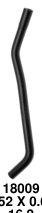
#> input picture images/hoses/18009.png, 42 x 213 px; its folder holds only this picture in this run
$ python extract_shape_signatures.py
#> lines starting #> are read from the running program, lines starting #| are printed output that depends on the picture; after the words box and inside, x2 and y2 are one past the last pixel; in counts of white or black regions, pixels touching at a corner belong together
"""Extract geometric shape signatures from hose silhouette PNGs.

Pipeline per image:
  1. Binarize (dark pixels = hose).
  2. Skeletonize to 1-pixel centerline.
  3. Walk the skeleton from one endpoint to the other (or both, for branched)
     into ordered polyline(s).
  4. Simplify with Ramer-Douglas-Peucker.
  5. Compute signature:
       - bendCount        — inflection points above a curvature threshold
       - bendAngles       — deg at each inflection (0 = straight, 90 = elbow)
       - arcLen           — sum of segment lengths (px, then normalised)
       - chordLen         — straight-line distance between the two endpoints
       - arcToChordRatio  — 1.0 = straight, >1 = curved, <0.95 suspicious
       - orientation      — deg of the end-to-end vector (0 = horizontal)
       - branchCount      — 0 for single polyline, 1+ when a T/Y/+ exists

Output: data/shape_signatures.json keyed by partNo (zero-padded filename
without extension). Signatures are pure numbers + lists; no booleans or
enums, so the JS matcher stays locale-neutral.

Usage:
    python scripts/extract_shape_signatures.py
    python scripts/extract_shape_signatures.py --limit 100     (quick test)
    python scripts/extract_shape_signatures.py --since 24000   (delta mode)
"""

from __future__ import annotations

import argparse
import json
import math
import time
from pathlib import Path

import numpy as np
from PIL import Image
from skimage.measure import label as cc_label
from skimage.morphology import skeletonize, binary_closing, disk

ROOT = Path(__file__).resolve().parent.parent
IMAGES_DIR = ROOT / "images" / "hoses"
OUT_PATH = ROOT / "data" / "shape_signatures.json"

# Curvature threshold — interior polyline deviation ABOVE this counts as a
# real bend. 25° means "noticeably off straight". Keeps the signal in
# bendAngles above thresholding noise without losing genuine elbows.
BEND_DEVIATION_THRESHOLD_DEG = 25.0

# RDP simplification epsilon in pixels. Tuned so a 79×122 catalog silhouette
# reduces to ~3–8 points without losing shape, after stroke smoothing.
RDP_EPSILON_PX = 2.2

# Pixel luminance below which a pixel counts as "hose ink". Silhouettes are
# strong black on white so this threshold is generous.
INK_THRESHOLD = 160

# Skeleton spurs shorter than this are pruned — they're almost always caused
# by irregular stroke edges in the low-resolution silhouette. Tuned empirically
# on a sample of ~20 silhouettes.
SPUR_MIN_PX = 4

# Morphological closing radius. A 1-pixel disk smooths out edge pixels that
# would otherwise create spurs when skeletonized. Bigger closings start
# rounding real bends, so 1 is the sweet spot.
CLOSE_RADIUS = 1


def load_binary(path: Path) -> np.ndarray:
    """Return H×W bool array where True = hose ink, restricted to the
    single largest connected component. Drops the part-number text that
    sits below each silhouette in the Gates catalog crops, plus any stray
    ink dots at the margins. The hose itself is always the largest blob.
    """
    img = Image.open(path).convert("L")
    arr = np.asarray(img, dtype=np.uint8)
    ink = arr < INK_THRESHOLD
    if ink.sum() == 0:
        return ink
    labels = cc_label(ink, connectivity=2)
    counts = np.bincount(labels.ravel())
    # Index 0 is background; pick the largest non-background component.
    if len(counts) <= 1:
        return ink
    largest = 1 + int(np.argmax(counts[1:]))
    blob = labels == largest
    # Close single-pixel gaps / spikes on the blob edge so skeletonize
    # produces a cleaner centerline.
    if CLOSE_RADIUS > 0:
        blob = binary_closing(blob, disk(CLOSE_RADIUS))
    return blob


def prune_spurs(adj: dict, min_len: int) -> dict:
    """Iteratively remove short skeleton spurs.

    A spur is a chain of ≤ `min_len` pixels ending in a degree-1 endpoint
    where the far end is a branch point (degree ≥ 3). Removing one spur
    can turn an adjacent branch point into a plain chain pixel, which may
    expose another spur, so we loop until stable.
    """
    adj = {k: list(v) for k, v in adj.items()}
    while True:
        spurs_to_remove = []
        for p, ns in adj.items():
            if len(ns) != 1:
                continue
            # Walk outward until we hit a branch point or run out of length.
            chain = [p]
            prev = p
            cur = ns[0]
            while True:
                nbrs = [n for n in adj[cur] if n != prev]
                if len(nbrs) == 0:
                    # Dead end — the whole chain IS the polyline; don't prune.
                    break
                if len(adj[cur]) >= 3:
                    # Hit a branch point. Prune only if chain is short.
                    if len(chain) <= min_len:
                        spurs_to_remove.append(chain)
                    break
                if len(chain) > min_len:
                    break
                chain.append(cur)
                prev, cur = cur, nbrs[0]
        if not spurs_to_remove:
            break
        for chain in spurs_to_remove:
            for px in chain:
                for n in list(adj.get(px, [])):
                    if n in adj:
                        try:
                            adj[n].remove(px)
                        except ValueError:
                            pass
                adj.pop(px, None)
    return adj


def skeleton_pixels(mask: np.ndarray) -> list[tuple[int, int]]:
    """Skeletonize and return an ordered list of (y, x) skeleton pixels."""
    if mask.sum() == 0:
        return []
    skel = skeletonize(mask)
    ys, xs = np.nonzero(skel)
    return list(zip(ys.tolist(), xs.tolist()))


def neighbour_map(pixels: list[tuple[int, int]]) -> dict:
    """For each skeleton pixel, list its 8-connected skeleton neighbours."""
    pset = set(pixels)
    adj = {p: [] for p in pixels}
    offsets = [(-1, -1), (-1, 0), (-1, 1),
               (0, -1),           (0, 1),
               (1, -1),  (1, 0),  (1, 1)]
    for (y, x) in pixels:
        for dy, dx in offsets:
            n = (y + dy, x + dx)
            if n in pset:
                adj[(y, x)].append(n)
    return adj


def find_endpoints(adj: dict) -> list[tuple[int, int]]:
    """Skeleton endpoints have exactly one neighbour."""
    return [p for p, ns in adj.items() if len(ns) == 1]


def find_branch_points(adj: dict) -> list[tuple[int, int]]:
    """Skeleton branch points have 3+ neighbours."""
    return [p for p, ns in adj.items() if len(ns) >= 3]


def longest_path(adj: dict, endpoints: list) -> list[tuple[int, int]]:
    """BFS from each endpoint, return the longest shortest-path chain.

    For a single-polyline skeleton this returns the full centerline ordered
    from one end to the other. For branched skeletons this returns the
    longest through-path, which is the dominant limb.
    """
    if not endpoints:
        return []

    def bfs(start):
        visited = {start: None}
        frontier = [start]
        far = start
        while frontier:
            nxt = []
            for p in frontier:
                for n in adj[p]:
                    if n not in visited:
                        visited[n] = p
                        nxt.append(n)
                        far = n
            frontier = nxt
        return far, visited

    far1, _ = bfs(endpoints[0])
    far2, parents = bfs(far1)
    path = []
    cur = far2
    while cur is not None:
        path.append(cur)
        cur = parents[cur]
    return path


def rdp(points: list[tuple[float, float]], eps: float) -> list[tuple[float, float]]:
    """Ramer-Douglas-Peucker simplification. Iterative to avoid recursion."""
    if len(points) < 3:
        return list(points)
    keep = [False] * len(points)
    keep[0] = keep[-1] = True
    stack = [(0, len(points) - 1)]
    while stack:
        i, j = stack.pop()
        if j - i < 2:
            continue
        ax, ay = points[i]
        bx, by = points[j]
        dx, dy = bx - ax, by - ay
        length = math.hypot(dx, dy) or 1.0
        nx, ny = -dy / length, dx / length
        max_d = 0.0
        max_k = -1
        for k in range(i + 1, j):
            px, py = points[k]
            d = abs(nx * (px - ax) + ny * (py - ay))
            if d > max_d:
                max_d = d
                max_k = k
        if max_d > eps and max_k >= 0:
            keep[max_k] = True
            stack.append((i, max_k))
            stack.append((max_k, j))
    return [points[k] for k in range(len(points)) if keep[k]]


def angle_at_vertex(prev: tuple[float, float], cur: tuple[float, float], nxt: tuple[float, float]) -> float:
    """Interior angle at `cur`, degrees. 180° = straight-through; 0° = back-track."""
    ax, ay = prev[0] - cur[0], prev[1] - cur[1]
    bx, by = nxt[0] - cur[0], nxt[1] - cur[1]
    la = math.hypot(ax, ay)
    lb = math.hypot(bx, by)
    if la == 0 or lb == 0:
        return 180.0
    cos = max(-1.0, min(1.0, (ax * bx + ay * by) / (la * lb)))
    return math.degrees(math.acos(cos))


def compute_signature(path: list[tuple[int, int]], branch_count: int) -> dict | None:
    if len(path) < 3:
        return None
    # Convert (y, x) → (x, y) so math reads naturally.
    pts = [(p[1], p[0]) for p in path]
    simplified = rdp(pts, RDP_EPSILON_PX)
    if len(simplified) < 2:
        return None

    # Segment lengths.
    seg_lens = [math.hypot(b[0] - a[0], b[1] - a[1])
                for a, b in zip(simplified, simplified[1:])]
    arc_len = sum(seg_lens)
    if arc_len <= 0:
        return None
    (sx, sy), (ex, ey) = simplified[0], simplified[-1]
    chord_len = math.hypot(ex - sx, ey - sy)
    arc_to_chord = arc_len / chord_len if chord_len > 0 else 0.0
    orientation = math.degrees(math.atan2(ey - sy, ex - sx))

    # Interior bends. "Deviation" = 180 - interior angle, so 0° = straight
    # through, 90° = right angle, 180° = full reversal.
    bends = []
    for i in range(1, len(simplified) - 1):
        a = angle_at_vertex(simplified[i - 1], simplified[i], simplified[i + 1])
        dev = 180.0 - a
        if dev >= BEND_DEVIATION_THRESHOLD_DEG:
            bends.append(round(dev, 1))

    # Normalise the simplified polyline into a 0–100 coordinate box so the
    # front-end can render it as an SVG path at any scale without knowing the
    # source image dimensions. Preserves aspect ratio.
    xs = [p[0] for p in simplified]
    ys = [p[1] for p in simplified]
    min_x, max_x = min(xs), max(xs)
    min_y, max_y = min(ys), max(ys)
    span_x = max_x - min_x or 1
    span_y = max_y - min_y or 1
    scale = 100.0 / max(span_x, span_y)
    norm_pts = [
        [round((p[0] - min_x) * scale, 1), round((p[1] - min_y) * scale, 1)]
        for p in simplified
    ]

    return {
        "bendCount": len(bends),
        "bendAngles": bends,
        "arcLenPx": round(arc_len, 2),
        "chordLenPx": round(chord_len, 2),
        "arcToChordRatio": round(arc_to_chord, 3),
        "orientationDeg": round(orientation, 1),
        "branchCount": branch_count,
        "polylinePointCount": len(simplified),
        "polyline": norm_pts,
    }


def process_image(path: Path) -> dict | None:
    try:
        mask = load_binary(path)
#> in load_binary, `ink = arr < INK_THRESHOLD`:
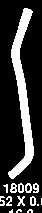
#> ink: shape (213, 42) bool; 21.6% white; 15 white regions (5 under 20 px), largest, box (x1, y1, x2, y2) and area: (8, 8, 34, 179) 1526, (10, 183, 17, 193) 47, (25, 183, 32, 193) 44
#> in load_binary, `labels = cc_label(ink, connectivity=2)`:
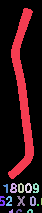
#> labels: shape (213, 42) int32; 16 distinct labels, from 0 to 15; one colour per label, 0 black
#> in load_binary, `counts = np.bincount(labels.ravel())`: counts = [7017, 1526, 47, 41, 44, 42, 23, 32, 37, 44, 41, 7, 4, 11, 14, 16]
#> in load_binary, `largest = 1 + int(np.argmax(counts[1:]))`: largest = 1
#> in load_binary, `blob = labels == largest`:
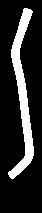
#> blob: shape (213, 42) bool; 17.1% white; 1 white region, box (x1, y1, x2, y2) and area: (8, 8, 34, 179) 1526
    except Exception:
        return None
    if mask.sum() < 20:
        return None
    pixels = skeleton_pixels(mask)
#> in skeleton_pixels, `skel = skeletonize(mask)`:
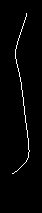
#> skel: shape (213, 42) bool; 1.8% white in thin lines or dots, all inside (x1, y1, x2, y2) = (12, 13, 30, 174)
#> in skeleton_pixels, `ys, xs = np.nonzero(skel)`: ys = 163 values from 13 to 173; xs = 163 values, max 29 at index 137, min 12 at index 161, mean 22.01
    if not pixels:
        return None
    adj = neighbour_map(pixels)
    adj = prune_spurs(adj, SPUR_MIN_PX)
    endpoints = find_endpoints(adj)
    branch_points = find_branch_points(adj)
    if not endpoints:
        return None
    path_px = longest_path(adj, endpoints)
    return compute_signature(path_px, branch_count=len(branch_points))


def main() -> int:
    parser = argparse.ArgumentParser(description=__doc__)
    parser.add_argument("--limit", type=int, default=0,
                        help="Process only the first N images (testing)")
    parser.add_argument("--since", type=str, default=None,
                        help="Only process part numbers >= this value")
    parser.add_argument("--out", type=Path, default=OUT_PATH)
    args = parser.parse_args()

    if not IMAGES_DIR.exists():
        print(f"!! images dir missing: {IMAGES_DIR}")
        return 2

    files = sorted(IMAGES_DIR.glob("*.png"))
    if args.since:
        files = [f for f in files if f.stem >= args.since]
    if args.limit:
        files = files[: args.limit]
    if not files:
        print("No input images.")
        return 0

    signatures: dict[str, dict] = {}
    start = time.time()
    for i, fp in enumerate(files, 1):
        sig = process_image(fp)
#> in process_image, `pixels = skeleton_pixels(mask)`: pixels = 163 pairs, first value 13 to 173, second value 12 to 29
#> in neighbour_map, `pset = set(pixels)`: pset = 163 items
#> the loop in neighbour_map, `for (y, x) in pixels:` made 163 passes
#> x on passes 1 to 3: 26, 26, 26
#> in process_image, `endpoints = find_endpoints(adj)`: endpoints = [(13, 26), (173, 12)]
#> in process_image, `branch_points = find_branch_points(adj)`: branch_points = []
#> in longest_path, `far1, _ = bfs(endpoints[0])`: far1 = (173, 12)
#> the loop in bfs (call 2), `while frontier:` made 163 passes
#> frontier on passes 1 to 3: [(173, 13)], [(172, 14)], [(171, 15)]
#> in longest_path, `far2, parents = bfs(far1)`: far2 = (13, 26); parents = 163 items
#> in longest_path, `cur = far2`: cur = (13, 26)
#> the loop in longest_path, `while cur is not None:` made 163 passes
#> cur on passes 1 to 3: (14, 26), (15, 26), (16, 26)
#> after the loop in longest_path, `while cur is not None:`: path has the same summary as pixels in process_image
#> in process_image, `path_px = longest_path(adj, endpoints)`: path_px has the same summary as pixels
#> in compute_signature, `pts = [(p[1], p[0]) for p in path]`: pts = 163 pairs, first value 12 to 29, second value 13 to 173
#> in rdp, `keep = [False] * len(points)`: keep = 163 items, first 6: False, False, False, False, False, False
#> in rdp, `stack = [(0, len(points) - 1)]`: stack = [(0, 162)]
#> the loop in rdp, `while stack:` made 9 passes
#> (i, j, ax, ay, bx, by, dx, dy) on passes 1 to 8: (0, 162, 26, 13, 12, 173, -14, 160), (138, 162, 29, 151, 12, 173, -17, 22), (148, 162, 26, 161, 12, 173, -14, 12), (138, 148, 29, 151, 26, 161, -3, 10), (0, 138, 26, 13, 29, 151, 3, 138), (45, 138, 15, 58, 29, 151, 14, 93), (69, 138, 21, 82, 29, 151, 8, 69), (45, 69, 15, 58, 21, 82, 6, 24)
#> after the loop in rdp, `while stack:`: keep = 163 items, first 6: True, False, False, False, False, False; stack = []
#> in compute_signature, `simplified = rdp(pts, RDP_EPSILON_PX)`: simplified = [(26, 13), (15, 58), (21, 82), (29, 151), (26, 161), (12, 173)]
#> in compute_signature, `seg_lens = [math.hypot(b[0] - a[0], b[1] - a[1]) for a, b in zip(simpl..`: seg_lens = [46.32, 24.74, 69.46, 10.44, 18.44]
#> in compute_signature, `arc_len = sum(seg_lens)`: arc_len = 169.4
#> in compute_signature, `(sx, sy), (ex, ey) = simplified[0], simplified[-1]`: sx = 26; sy = 13; ex = 12; ey = 173
#> in compute_signature, `chord_len = math.hypot(ex - sx, ey - sy)`: chord_len = 160.6
#> in compute_signature, `arc_to_chord = arc_len / chord_len if chord_len > 0 else 0.0`: arc_to_chord = 1.05
#> in compute_signature, `orientation = math.degrees(math.atan2(ey - sy, ex - sx))`: orientation = 95
#> the loop in compute_signature, `for i in range(1, len(simplified) - 1):` made 4 passes
#> (ax in angle_at_vertex, ay in angle_at_vertex, bx in angle_at_vertex, by in angle_at_vertex, la in angle_at_vertex, lb in angle_at_vertex, cos in angle_at_vertex, a) on passes 1 to 4: (11, -45, 6, 24, 46.32, 24.74, -0.885, 152.2), (-6, -24, 8, 69, 24.74, 69.46, -0.992, 172.6), (-8, -69, -3, 10, 69.46, 10.44, -0.918, 156.7), (3, -10, -14, 12, 10.44, 18.44, -0.842, 147.3)
#> after the loop in compute_signature, `for i in range(1, len(simplified) - 1):`: bends = [27.8, 32.7]
#> in compute_signature, `xs = [p[0] for p in simplified]`: xs = [26, 15, 21, 29, 26, 12]
#> in compute_signature, `ys = [p[1] for p in simplified]`: ys = [13, 58, 82, 151, 161, 173]
#> in compute_signature, `min_x, max_x = min(xs), max(xs)`: min_x = 12; max_x = 29
#> in compute_signature, `min_y, max_y = min(ys), max(ys)`: min_y = 13; max_y = 173
#> in compute_signature, `span_x = max_x - min_x or 1`: span_x = 17
#> in compute_signature, `span_y = max_y - min_y or 1`: span_y = 160
#> in compute_signature, `scale = 100.0 / max(span_x, span_y)`: scale = 0.625
#> in compute_signature, `norm_pts = [ [round((p[0] - min_x) * scale, 1), round((p[1] - min_y) *..`: norm_pts = [[8.8, 0], [1.9, 28.1], [5.6, 43.1], [10.6, 86.2], [8.8, 92.5], [0, 100]]
#> sig = 9 items
        if sig is not None:
            signatures[fp.stem] = sig
        if i % 200 == 0 or i == len(files):
            elapsed = time.time() - start
            rate = i / elapsed if elapsed > 0 else 0
            print(f"  {i}/{len(files)}  {rate:.1f}/s  extracted={len(signatures)}")
#|   1/1  30.3/s  extracted=1

    args.out.parent.mkdir(parents=True, exist_ok=True)
    with args.out.open("w", encoding="utf-8") as fh:
        json.dump(signatures, fh, separators=(",", ":"), sort_keys=True)

    elapsed = time.time() - start
    out_resolved = args.out.resolve()
    try:
        label = out_resolved.relative_to(ROOT)
    except ValueError:
        label = out_resolved
    print(f"Wrote {len(signatures)} signatures to {label} in {elapsed:.1f}s")
#| Wrote 1 signatures to data/shape_signatures.json in 0.0s
    return 0


if __name__ == "__main__":
    raise SystemExit(main())
#> (the program exits here)

$ run again, on images/hoses/18201.png
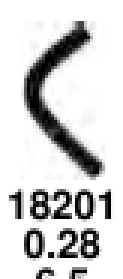
#> input picture images/hoses/18201.png, 41 x 93 px (shown 3 times larger)
#> ink: shape (93, 41) bool; 19.2% white; 10 white regions (3 under 20 px), largest, box (x1, y1, x2, y2) and area: (8, 7, 34, 59) 400, (19, 76, 33, 86) 85, (10, 63, 24, 73) 84
#> in load_binary, `labels = cc_label(ink, connectivity=2)`:
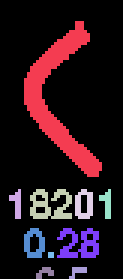
#> labels: shape (93, 41) int32 (shown 3 times larger); 11 distinct labels, from 0 to 10; one colour per label, 0 black
#> counts = [3082, 400, 23, 84, 41, 23, 44, 85, 4, 14, 13]
#> largest = 1
#> in skeleton_pixels, `skel = skeletonize(mask)`:
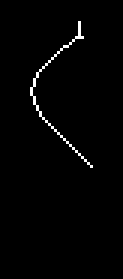
#> skel: shape (93, 41) bool (shown 3 times larger); 1.4% white in thin lines or dots, all inside (x1, y1, x2, y2) = (10, 7, 31, 56)
#> in skeleton_pixels, `ys, xs = np.nonzero(skel)`: ys = 52 values from 7 to 55; xs = 52 values, max 30 at index 51, min 10 at index 25, mean 18.73
#> pixels = 52 pairs, first value 7 to 55, second value 10 to 30
#> pset = 52 items
#> the loop in neighbour_map, `for (y, x) in pixels:` made 52 passes
#> (y, x) on passes 1 to 8: (7, 26), (8, 26), (9, 26), (10, 26), (11, 26), (12, 25), (12, 26), (12, 27)
#> after the loop in prune_spurs, `while True:`: adj = 48 items
#> endpoints = [(55, 30)]
#> branch_points = [(11, 26), (12, 25), (12, 26)]
#> far1 = (12, 27)
#> the loop in bfs (call 2), `while frontier:` made 47 passes
#> frontier on passes 1 to 8: [(11, 26), (12, 26)], [(12, 25)], [(13, 24)], [(14, 23)], [(15, 22)], [(15, 21)], [(16, 20)], [(17, 19)]
#> far2 = (55, 30); parents = 48 items
#> in longest_path, `cur = far2`: cur = (55, 30)
#> the loop in longest_path, `while cur is not None:` made 47 passes
#> cur on passes 1 to 8: (54, 29), (53, 28), (52, 27), (51, 26), (50, 25), (49, 24), (48, 23), (47, 22)
#> after the loop in longest_path, `while cur is not None:`: path = 47 pairs, first value 11 to 55, second value 10 to 30
#> path_px has the same summary as path in longest_path
#> pts = 47 pairs, first value 10 to 30, second value 11 to 55
#> in rdp, `keep = [False] * len(points)`: keep = 47 items, first 6: False, False, False, False, False, False
#> in rdp, `stack = [(0, len(points) - 1)]`: stack = [(0, 46)]
#> the loop in rdp, `while stack:` made 5 passes
#> (i, j, ax, ay, bx, by, dx, dy) on passes 1 to 5: (0, 46, 30, 55, 27, 12, -3, -43), (24, 46, 10, 31, 27, 12, 17, -19), (31, 46, 12, 24, 27, 12, 15, -12), (24, 31, 10, 31, 12, 24, 2, -7), (0, 24, 30, 55, 10, 31, -20, -24)
#> after the loop in rdp, `while stack:`: keep = 47 items, first 6: True, False, False, False, False, False; stack = []
#> simplified = [(30, 55), (10, 31), (12, 24), (27, 12)]
#> seg_lens = [31.24, 7.28, 19.21]
#> arc_len = 57.73
#> sx = 30; sy = 55; ex = 27; ey = 12
#> chord_len = 43.1
#> arc_to_chord = 1.34
#> orientation = -93.99
#> the loop in compute_signature, `for i in range(1, len(simplified) - 1):` made 2 passes
#> (ax in angle_at_vertex, ay in angle_at_vertex, bx in angle_at_vertex, by in angle_at_vertex, la in angle_at_vertex, lb in angle_at_vertex, cos in angle_at_vertex, a) on passes 1 to 2: (20, 24, 2, -7, 31.24, 7.28, -0.563, 124.2), (-2, 7, 15, -12, 7.28, 19.21, -0.815, 144.6)
#> after the loop in compute_signature, `for i in range(1, len(simplified) - 1):`: bends = [55.8, 35.4]
#> in compute_signature, `xs = [p[0] for p in simplified]`: xs = [30, 10, 12, 27]
#> in compute_signature, `ys = [p[1] for p in simplified]`: ys = [55, 31, 24, 12]
#> min_x = 10; max_x = 30
#> min_y = 12; max_y = 55
#> span_x = 20
#> span_y = 43
#> scale = 2.33
#> norm_pts = [[46.5, 100], [0, 44.2], [4.7, 27.9], [39.5, 0]]
#> sig = 9 items
#|   1/1  48.4/s  extracted=1
#| Wrote 1 signatures to data/shape_signatures.json in 0.0s
